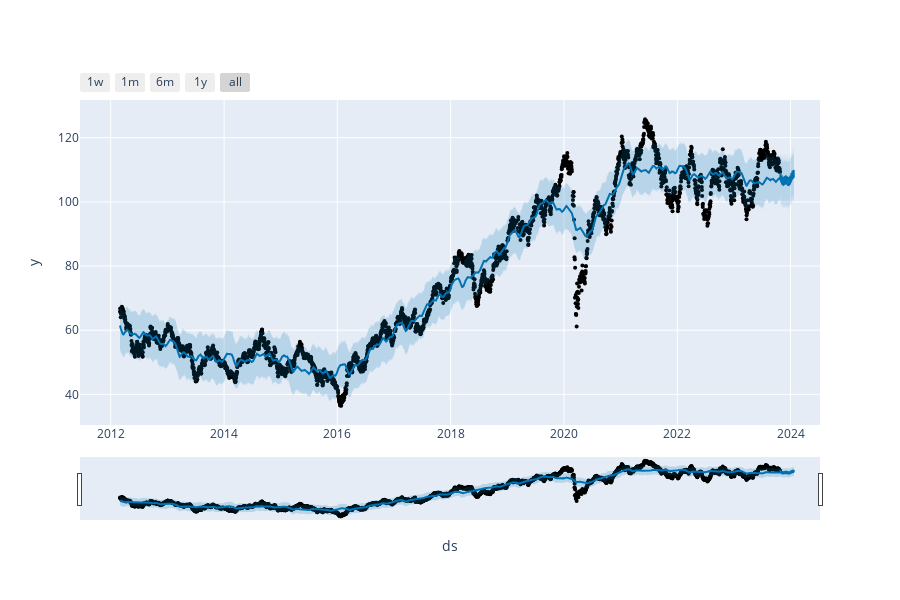

Source (notebook cell):
### Code cell
plot_plotly(modelo, previsoes)

### Figure 1 — Plotly figure (JSON) as saved in the notebook; plotly's stock layout.template omitted (floating-point values rounded to 4 significant figures; data arrays with more than 128 entries replaced by an {"elided": "..."} marker saying what was removed)
{"data": [{"marker": {"color": "black", "size": 4}, "mode": "markers", "name": "Actual", "type": "scatter", "x": {"elided": "2868 str values"}, "y": {"elided": "2868 float values"}}, {"hoverinfo": "skip", "line": {"width": 0}, "mode": "lines", "type": "scatter", "x": {"elided": "2958 str values"}, "y": {"elided": "2958 float values"}}, {"fill": "tonexty", "fillcolor": "rgba(0, 114, 178, 0.2)", "line": {"color": "#0072B2", "width": 2}, "mode": "lines", "name": "Predicted", "type": "scatter", "x": {"elided": "2958 str values"}, "y": {"elided": "2958 float values"}}, {"fill": "tonexty", "fillcolor": "rgba(0, 114, 178, 0.2)", "hoverinfo": "skip", "line": {"width": 0}, "mode": "lines", "type": "scatter", "x": {"elided": "2958 str values"}, "y": {"elided": "2958 float values"}}], "layout": {"height": 600, "showlegend": false, "width": 900, "xaxis": {"rangeselector": {"buttons": [{"count": 7, "label": "1w", "step": "day", "stepmode": "backward"}, {"count": 1, "label": "1m", "step": "month", "stepmode": "backward"}, {"count": 6, "label": "6m", "step": "month", "stepmode": "backward"}, {"count": 1, "label": "1y", "step": "year", "stepmode": "backward"}, {"step": "all"}]}, "rangeslider": {"visible": true}, "title": {"text": "ds"}, "type": "date"}, "yaxis": {"title": {"text": "y"}}}}
